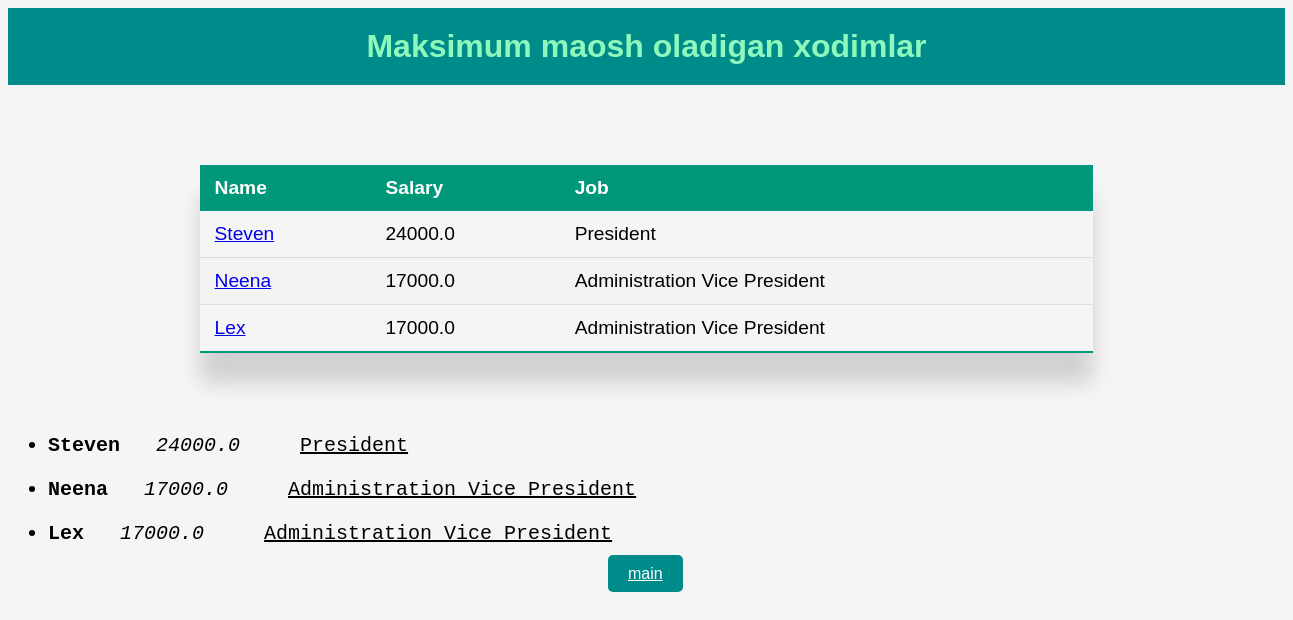
/salary/3, run on the app's committed database.
### myapp/models.py (models this page shows, shortened)
class Employees(models.Model):
    employee_id = models.AutoField(primary_key=True)
    first_name = models.TextField(blank=True, null=True)
    last_name = models.TextField()
    email = models.TextField()
    phone_number = models.TextField(blank=True, null=True)
    hire_date = models.TextField()
    job = models.ForeignKey('Jobs', models.DO_NOTHING)
    salary = models.TextField()  # This field type is a guess.
    manager = models.ForeignKey('self', models.DO_NOTHING, blank=True, null=True)
    department = models.ForeignKey(Departments, models.DO_NOTHING)
    class Meta:
        managed = False
        db_table = 'employees'

class Jobs(models.Model):
    job_id = models.AutoField(primary_key=True)
    job_title = models.TextField()
    min_salary = models.TextField()  # This field type is a guess.
    max_salary = models.TextField()  # This field type is a guess.
    class Meta:
        managed = False
        db_table = 'jobs'

### myapp/views.py (the view)
# urls.py: path('salary/<int:top>', get_max_salary_employees, name='employee-list'),
def get_max_salary_employees(request,top):
    queryset = Employees.objects.all().order_by('-salary')[:top]
    return render(request,"max_salary.html",{'max_salary': queryset})

### templates/max_salary.html (shortened to what this page needs)
<!DOCTYPE html>
<html lang="en">
{% load static %}
<head>
    <link rel="stylesheet" href="{% static 'css/styles.css' %}">
</head>
<body style="background-color:whitesmoke">
<h1 style="background-color:darkcyan;text-align:center;margin:auto;color:#8df8bb;font-family: sans-serif;padding:20px">Maksimum maosh oladigan xodimlar</h1>
<table class="styled-table">
    <thead>
        <tr>
            <th>Name</th>
            <th>Salary</th>
            <th>Job</th>
        </tr>
    </thead>
    <tbody>
        {% for max in max_salary %}
        <tr>
            <td><a href="{% url 'deps-list' employee_id=max.employee_id%}" >{{max.first_name}}</a></td>
            <td>{{max.salary}}</td>
            <td>{{max.job.job_title}}</td>
        </tr>
        {% endfor %}
    </tbody>
</table>
<ul style="font-size:20px">
    {% block content %}
    {%for m in max_salary %}
    <li><pre><b>{{ m.first_name }}</b>   <i>{{m.salary}}</i>     <u>{{m.job.job_title}}</u></pre></li>
    {% endfor %}
    {% endblock %}
</ul>
<a href="/" class="button">main</a>
</body>
</html>

### static/css/styles.css (style rules this page uses)
.styled-table { border-collapse: collapse; margin: 80px auto; font-size: 1.2em; font-family: sans-serif; min-width: 70%; box-shadow: 0 30px 20px rgba(0, 0, 0, 0.15); }
.styled-table thead tr { background-color: #009879; color: #ffffff; text-align: left; }
.styled-table th, .styled-table td { padding: 12px 15px; }
.styled-table tbody tr { border-bottom: 1px solid #dddddd; }
.styled-table tbody tr:nth-of-type(even) { background-color: #f3f3f3; }
.styled-table tbody tr:last-of-type { border-bottom: 2px solid #009879; }
.button { margin: 600px; background-color: darkcyan; padding: 10px 20px; border-radius: 5px; color: white; font-family: sans-serif; text-align: center; }

### data on the page
Employees: first_name "Steven", salary "24000.0", job.job_title "President"
Employees: first_name "Neena", salary "17000.0", job.job_title "Administration Vice President"
Employees: first_name "Lex", salary "17000.0", job.job_title "Administration Vice President"
